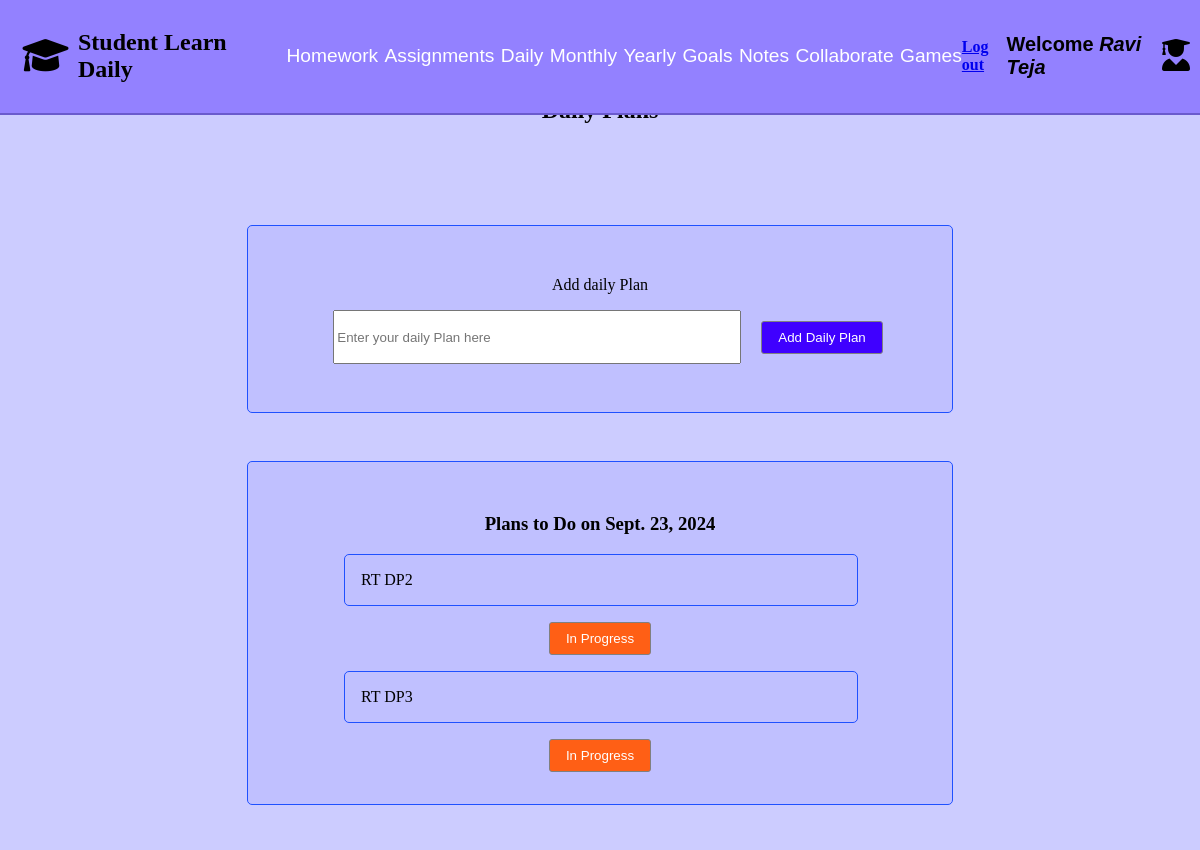
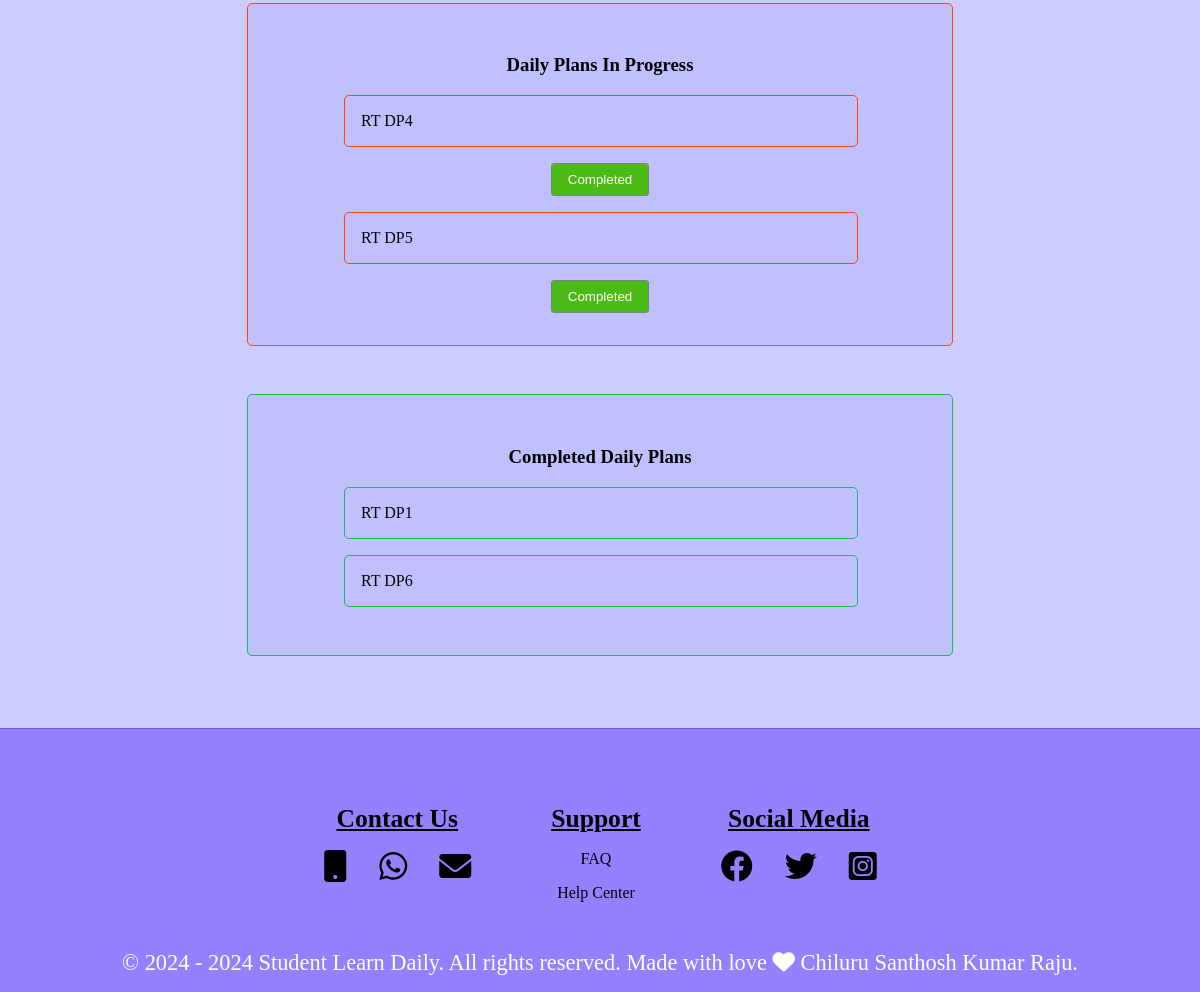
Screenshot of /studentdailypage/7 with the database file from the repository (2 pictures, top to bottom).
### studentregisterapp/models.py (models this page shows, shortened)
class StudentRegistrationModel(AbstractBaseUser, PermissionsMixin):
    first_name = models.CharField(max_length=100)
    last_name = models.CharField(max_length=100)
    email = models.EmailField(unique=True)
    password = models.CharField(max_length=128)  # max_length should be 128 for hashed passwords
    is_active = models.BooleanField(default=True)
    is_staff = models.BooleanField(default=False)  # Required for admin access
    objects = CustomUserManager()
    USERNAME_FIELD = 'email'
    REQUIRED_FIELDS = ['first_name', 'last_name']

### studentdailyapp/models.py (models this page shows, shortened)
class studentdailymodel(models.Model):
    student = models.ForeignKey(StudentRegistrationModel,on_delete=models.CASCADE,null=True,related_name='dailyplans')
    daily_plan = models.TextField(null=True)
    daily_status = models.CharField(max_length=500,null=True,default="To do")

### studentdailyapp/views.py (the view)
# urls.py: path('studentdailypage/<int:student_id>',views.studentdailypage,name='studentdailypage')
def studentdailypage(request,student_id):
    student = get_object_or_404(StudentRegistrationModel, id=student_id)
    student_name = f"{student.first_name} {student.last_name}"
    dailyplans = studentdailymodel.objects.all()
    form = studentdailyplan(request.POST or None)
    today_date = datetime.date.today()
    daily_plan_to_do = studentdailymodel.objects.filter(student=student,daily_status='To do')
    daily_plans_in_progress = studentdailymodel.objects.filter(student=student,daily_status = 'In Progress')
    daily_plans_completed = studentdailymodel.objects.filter(student = student,daily_status='Completed')
    if request.method == 'POST':
        if 'adddailyplan' in request.POST:
            if form.is_valid():
                daily_plan = form.save(commit=False)
                daily_plan.student = student
                daily_plan.save()
                messages.success(request,'Daily plan added successfully.')
                return redirect('studentdailypage',student_id=student_id)
            else:
                messages.error(request,'Form is not valid')
        if 'daily_plan_in_progress' in request.POST:
            daily_plan_id = request.POST.get('daily_id')
            if daily_plan_id:
                daily_plan = get_object_or_404(studentdailymodel,id = daily_plan_id,student=student)
                daily_plan.daily_status = "In Progress"
                daily_plan.save()
                messages.success(request,'Daily plan status updated to In Progress')
                return redirect('studentdailypage',student_id=student_id)
        if 'daily_plan_complete' in request.POST:
            daily_plan_id = request.POST.get('daily_id')
            if daily_plan_id:
                daily_plan = get_object_or_404(studentdailymodel,id = daily_plan_id,student = student)
                daily_plan.daily_status = "Completed"
                daily_plan.save()
                messages.success(request,'Daily plan status updated to Completed')
                return redirect('studentdailypage',student_id=student_id)
    else:
        form = studentdailyplan()
    return render(request,'studentdaily.html',{'student_id':student_id,'student_name':student_name,'form':form,'today_date':today_date,'daily_plan_to_do':daily_plan_to_do,'daily_plans_in_progress':daily_plans_in_progress,'daily_plans_completed':daily_plans_completed})

### studentdailyapp/forms.py
class studentdailyplan(forms.ModelForm):
    class Meta:
        model = studentdailymodel
        fields = ['daily_plan',]
        widgets = {'daily_plan':forms.TextInput(attrs={'placeholder': 'Enter your daily Plan here', 'class': 'Add-daily-plan-input-box'})}

### context_processors/user_context.py (called while the page is built)
def student_context(request):
    student_name = ""
    student_id = request.session.get('student_id')
    if student_id:
        try:
            student = StudentRegistrationModel.objects.get(pk=student_id)
            student_name = f"{student.first_name} {student.last_name}"
        except StudentRegistrationModel.DoesNotExist:
            student_name = ""
    return {
        'student_name': student_name
    }

### Student_Learn_Daily_Project/templates/studentdaily.html (shortened to what this page needs)
{% extends "studentloginbase.html" %}
{% load static %}
{% block css %}
<link rel="stylesheet" href="{% static 'studentdaily.css' %}">
    <link rel="stylesheet" href="https://cdnjs.cloudflare.com/ajax/libs/font-awesome/6.0.0-beta3/css/all.min.css">
    <link rel="stylesheet" href="https://cdnjs.cloudflare.com/ajax/libs/toastr.js/latest/toastr.min.css">
{% endblock css %}
{% block content %}
<section id="student-daily-plan-id" class="Student-daily-plan-section">
    <h2 class="student-daily-heading">Daily Plans</h2>
    <div class="add-daily-plan-form">
        <form class="add-daily-plan-submit-form" method="post">
            <label for="Adname">Add daily Plan</label><br>
            {{ form.daily_plan }}
            <input type="submit" name="adddailyplan" value="Add Daily Plan" class="add-daily-plan-button">
        </form>
    </div>
    <div class="daily-plans-to-do">
        <h3 class="daily-plans-to-do-heading">Plans to Do on {{ today_date }} </h3>
        <div>
            {% if daily_plan_to_do %}
             {% for daily_plan_td in daily_plan_to_do %}
             <p class="daily-plans-to-do-list-p"> {{ daily_plan_td.daily_plan }} </p>
             <form method="post">
                <button type="submit" class="daily-plans-to-do-in-progress-btn" name="daily_plan_in_progress">In Progress</button>
            </form>
            {% endfor %}
            {% else %}
            <p class="daily-plans-to-do-list-p">There are no study plans for today.</p>
            {% endif %}
        </div>
    </div>
    <div class="daily-plan-in-progress">
        <h3 class="daily-plan-in-progress-heading">Daily Plans In Progress</h3>
        <div>
            {% if daily_plans_in_progress %}
            {% for daily_plan_in_p in daily_plans_in_progress  %}
            <p class="daily-plan-in-progress-list-p">  {{ daily_plan_in_p.daily_plan  }} </p>
            <form method="post">
            <button type= "submit" class="daily-plan-complete-btn" name = "daily_plan_complete">Completed</button>
          </form>
            {% endfor %}
            {% else %}
            <p class="daily-plan-in-progress-list-p">No daily plans in progress</p>
            {% endif %}
        </div>
    </div>
    <div class="daily-plans-all-completed">
        <h3 class="assignments-all-completed-heading">Completed Daily Plans</h3>
        <div>
            {% if daily_plans_completed %}
            {% for daily_plan_completed in daily_plans_completed %}
            <p class="daily-plans-completed-list-p"> {{ daily_plan_completed.daily_plan }}  </p>
            {% endfor %}
            {% else %}
            <p class="daily-plans-completed-list-p">No completed plans</p>
            {% endif %}
        </div>
    </div>
</section>
{% endblock content %}

### Student_Learn_Daily_Project/static/studentdaily.css (style rules this page uses)
.Student-daily-plan-section { background-color: #CCCCFF; padding: 1.5rem; }
.student-daily-heading { text-align:center; padding:3.3rem; }
.add-daily-plan-form { width: 100%; max-width: 40rem; height: auto; border: 0.063rem solid #1F51FF; border-radius: 0.3125rem; padding: 2rem; margin: 3rem auto; background-color: #C0C0FF; text-align: center; }
.Add-daily-plan-input-box { width: 25rem; height: 3rem; margin: 1rem; }
.add-daily-plan-button { width: auto; height: auto; padding: 0.5rem 1rem; background-color: #3F00FF; color: #fff; border: 0.1rem solid grey; border-radius: 0.1875rem; cursor: pointer; text-align: center; display: inline-block; }
.daily-plans-to-do-heading { text-align:center; }
.daily-plans-to-do { width: 100%; max-width: 40rem; height: auto; border: 0.063rem solid #1F51FF; border-radius: 0.3125rem; padding: 2rem; margin: 3rem auto; background-color: #C0C0FF; text-align: center; }
.daily-plans-to-do-list-p { border: 0.063rem solid #1F51FF; border-radius: 0.3125rem; width:30rem; height:auto; padding:1rem; margin-left:4rem; text-align:center; text-align: justify; }
.daily-plans-to-do-in-progress-btn { width: auto; height: auto; padding: 0.5rem 1rem; background-color: #FF5F15; color: #fff; border: 0.1rem solid grey; border-radius: 0.1875rem; cursor: pointer; text-align: center; display: inline-block; }
.daily-plan-in-progress { width: 100%; max-width: 40rem; height: auto; border: 0.063rem solid #FF4500; border-radius: 0.3125rem; padding: 2rem; margin: 3rem auto; background-color: #C0C0FF; text-align: center; }
.daily-plan-in-progress-list-p { border: 0.063rem solid #FF4500; border-radius: 0.3125rem; width:30rem; height:auto; padding:1rem; margin-left:4rem; text-align:center; text-align: justify; }
.daily-plan-complete-btn { width: auto; height: auto; padding: 0.5rem 1rem; background-color: #4CBB17; color: #fff; border: 0.1rem solid grey; border-radius: 0.1875rem; cursor: pointer; text-align: center; display: inline-block; }
.daily-plans-all-completed { width: 100%; max-width: 40rem; height: auto; border: 0.063rem solid #1DB954; border-radius: 0.3125rem; padding: 2rem; margin: 3rem auto; background-color: #C0C0FF; text-align: center; }
.daily-plans-completed-list-p { border: 0.063rem solid #1DB954; border-radius: 0.3125rem; width:30rem; height:auto; padding:1rem; margin-left:4rem; text-align:center; text-align: justify; }

### rows the page displays
StudentRegistrationModel: last_login "Sept. 23, 2024"
studentdailymodel: daily_plan "RT DP2"
studentdailymodel: daily_plan "RT DP3"
studentdailymodel: daily_plan "RT DP4"
studentdailymodel: daily_plan "RT DP5"
studentdailymodel: daily_plan "RT DP1"
studentdailymodel: daily_plan "RT DP6"

### other values shown
{{ student_name }} "Ravi Teja"
